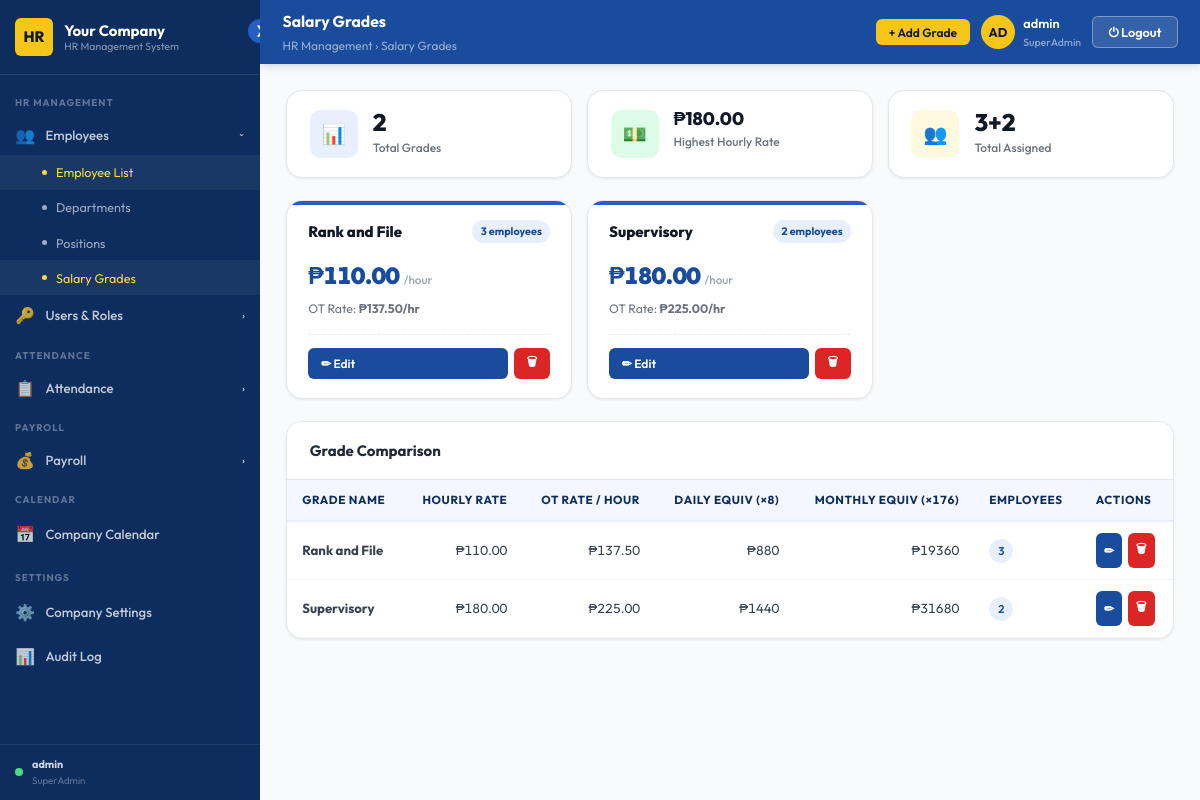
Page /employees/salary-grades/ (signed in) on the committed database.
### employees/models.py (models this page shows, shortened)
class SalaryGrade(models.Model):
    name          = models.CharField(max_length=100)
    hourly_rate   = models.DecimalField(max_digits=10, decimal_places=4, default=0)
    overtime_rate = models.DecimalField(max_digits=10, decimal_places=4, default=0)
    base_salary   = models.DecimalField(max_digits=12, decimal_places=2, default=0)
    created_at    = models.DateTimeField(auto_now_add=True)

### employees/views.py (the view)
@admin_required
def salary_grades_view(request):
    salary_grades = SalaryGrade.objects.annotate(
        employees_count=Count('employee')
    ).order_by('base_salary')
    return render(request, 'hrms/salary_grades.html', {
        'salary_grades': salary_grades,
        **_branding(),
    })

### accounts/access.py (called while the page is built, shortened)
def role_display_name(role):
    name = role.name if hasattr(role, 'name') else role
    return ROLE_DISPLAY_NAMES.get(name, name or 'No Role')

def get_user_role(user):
    if not user or not user.is_authenticated:
        return None
    if user.is_superuser:
        return _MockRole(SUPERADMIN)

def has_admin_role(user):
    role = get_user_role(user)
    return role is not None and role.name in ADMIN_ROLES

def admin_required(view_func=None, *, roles=None, redirect_url=None):
    allowed = set(roles) if roles else ADMIN_ROLES
    redir   = redirect_url or '/attendance/'
    def decorator(fn):
        @wraps(fn)
        @login_required(login_url='/login/')
        def wrapper(request, *args, **kwargs):
            role = get_user_role(request.user)
            if role and role.name in allowed:
                return fn(request, *args, **kwargs)
            return render(request, 'hrms/403.html', status=403)
        return wrapper
    if view_func is not None:
        return decorator(view_func)
    return decorator

    def __call__(self, request):
        path = request.path
        if path in PUBLIC_PATHS:
            return self.get_response(request)
        if any(path.startswith(p) for p in PUBLIC_PREFIXES):
            return self.get_response(request)
        if any(path.startswith(p) for p in self.ADMIN_PREFIXES):
            if not request.user.is_authenticated:
                return redirect(f'/login/?next={path}')
            if not has_admin_role(request.user):
                return render(request, 'hrms/403.html', status=403)
        return self.get_response(request)

### accounts/context_processors.py (called while the page is built, shortened)
def user_role(request):
    role = get_user_role(request.user)
    role_name = role.name if role else ''
    return {
        'user_role':       role,
        'user_role_label': role_display_name(role) if role else None,
        'is_super_admin':  role_name == 'SuperAdmin',
        'is_hr_admin':     role_name in {'SuperAdmin', 'HRAdmin'},
        'is_normal_admin': role_name == 'StaffAdmin',
    }

### employees/views.py (called while the page is built)
def _branding():
    try:
        s = CompanySettings.objects.first()
        if s:
            return {
                'company_name':     s.company_name,
                'company_initials': s.company_initials,
                'company_logo':     s.company_logo.url if s.company_logo else '',
            }
    except Exception:
        pass
    return {
        'company_name':     'Your Company',
        'company_initials': 'HR',
        'company_logo':     '',
    }

### templates/hrms/salary_grades.html (shortened to what this page needs)
{% extends "hrms/admin_base.html" %}
{% load static %}
{% block page_title %}Salary Grades{% endblock %}
{% block breadcrumb %}HR Management › Salary Grades{% endblock %}
{% block header_actions %}
  <button class="btn btn-gold btn-sm" onclick="openModal('add-grade-modal')">+ Add Grade</button>
{% endblock %}
{% block content %}
<div style="display:grid;grid-template-columns:repeat(3,1fr);gap:1rem;margin-bottom:1.5rem;">
  <div class="stat-card">
    <div class="stat-icon blue">📊</div>
    <div><div class="stat-num">{{ salary_grades|length }}</div><div class="stat-label">Total Grades</div></div>
  </div>
  <div class="stat-card">
    <div class="stat-icon green">💵</div>
    <div>
      <div class="stat-num" style="font-size:1.2rem;">
        ₱{% for sg in salary_grades %}{% if forloop.last %}{{ sg.hourly_rate|floatformat:"2" }}{% endif %}{% endfor %}
      </div>
      <div class="stat-label">Highest Hourly Rate</div>
    </div>
  </div>
  <div class="stat-card">
    <div class="stat-icon gold">👥</div>
    <div>
      <div class="stat-num">{% for sg in salary_grades %}{{ sg.employees_count|add:0 }}{% if not forloop.last %}+{% endif %}{% endfor %}</div>
      <div class="stat-label">Total Assigned</div>
    </div>
  </div>
</div>
<div class="grades-grid">
  {% for sg in salary_grades %}
  <div class="grade-card">
    <div class="grade-card-header">
      <div class="grade-name">{{ sg.name }}</div>
      <span class="grade-emp-count">{{ sg.employees_count }} employee{{ sg.employees_count|pluralize }}</span>
    </div>
    <div class="grade-salary">₱{{ sg.hourly_rate|floatformat:"2" }} <span>/hour</span></div>
    <div class="grade-ot">OT Rate: <strong>₱{{ sg.overtime_rate|floatformat:"2" }}/hr</strong></div>
    <div class="grade-actions">
      <button class="btn btn-primary btn-sm" style="flex:1;" onclick="editGrade({{ sg.id }}, '{{ sg.name }}', '{{ sg.hourly_rate }}', '{{ sg.overtime_rate }}')">✏ Edit</button>
      <button class="btn btn-danger btn-sm" onclick="deleteGrade({{ sg.id }}, '{{ sg.name }}', {{ sg.employees_count }})">🗑</button>
    </div>
  </div>
  {% empty %}
  <div style="grid-column:1/-1;text-align:center;padding:3rem;color:var(--gray-400);">
    <div style="font-size:2.5rem;margin-bottom:.75rem;">📊</div>
    No salary grades defined yet.
  </div>
  {% endfor %}
</div>
{% if salary_grades %}
<div class="card">
  <div class="card-header"><h3>Grade Comparison</h3></div>
  <div class="table-wrap">
    <table class="data-table grade-comparison">
      <thead>
        <tr>
          <th>Grade Name</th>
          <th class="num">Hourly Rate</th>
          <th class="num">OT Rate / Hour</th>
          <th class="num">Daily Equiv (×8)</th>
          <th class="num">Monthly Equiv (×176)</th>
          <th>Employees</th>
          <th>Actions</th>
        </tr>
      </thead>
      <tbody>
        {% for sg in salary_grades %}
        <tr>
          <td><strong>{{ sg.name }}</strong></td>
          <td class="num">₱{{ sg.hourly_rate|floatformat:"2" }}</td>
          <td class="num">₱{{ sg.overtime_rate|floatformat:"2" }}</td>
          <td class="num">₱{% widthratio sg.hourly_rate 1 8 %}</td>
          <td class="num">₱{% widthratio sg.hourly_rate 1 176 %}</td>
          <td>
            <span class="badge badge-blue">{{ sg.employees_count }}</span>
          </td>
          <td>
            <div style="display:flex;gap:.35rem;">
              <button class="btn btn-primary btn-sm btn-icon" onclick="editGrade({{ sg.id }}, '{{ sg.name }}', '{{ sg.hourly_rate }}', '{{ sg.overtime_rate }}')">✏</button>
              <button class="btn btn-danger btn-sm btn-icon" onclick="deleteGrade({{ sg.id }}, '{{ sg.name }}', {{ sg.employees_count }})">🗑</button>
            </div>
          </td>
        </tr>
        {% endfor %}
      </tbody>
    </table>
  </div>
</div>
{% endif %}
{% endblock %}

### templates/hrms/admin_base.html (shortened to what this page needs)
{% load static %}
<!DOCTYPE html>
<html lang="en">
<head>
  <link rel="stylesheet" href="{% static 'css/base.css' %}"/>
</head>
<body>
<div class="admin-layout">
  <aside class="sidebar" id="sidebar">
    <button class="sidebar-toggle" id="sidebar-toggle" title="Toggle Sidebar">❯</button>
    <div class="sidebar-logo">
      <div class="logo-mark" id="logo-mark">
        {% if company_logo %}
          <img src="{{ company_logo }}" alt="Logo"
               style="width:100%;height:100%;object-fit:cover;border-radius:var(--radius-sm);">
        {% else %}
          {{ company_initials|default:"HR" }}
        {% endif %}
      </div>
      <div class="logo-text">
        {{ company_name|default:"Your Company" }}
        <span>HR Management System</span>
      </div>
    </div>
    <nav class="sidebar-nav" id="sidebar-nav">
      <div class="nav-section">
        <div class="nav-section-label">HR Management</div>
        <button class="nav-group-toggle" data-group="nav-hr">
          <span class="icon">👥</span><span class="label">Employees</span><span class="chevron">›</span>
        </button>
        <div class="nav-submenu" id="nav-hr">
          <a href="{% url 'employees:list' %}">Employee List</a>
          <a href="{% url 'employees:departments' %}">Departments</a>
          <a href="{% url 'employees:positions' %}">Positions</a>
          <a href="{% url 'employees:salary_grades' %}">Salary Grades</a>
        </div>
        {% if is_super_admin %}
        <button class="nav-group-toggle" data-group="nav-users">
          <span class="icon">🔑</span><span class="label">Users & Roles</span><span class="chevron">›</span>
        </button>
        {% endif %}
      </div>
      <div class="nav-section">
        <div class="nav-section-label">Attendance</div>
        <button class="nav-group-toggle" data-group="nav-att">
          <span class="icon">📋</span><span class="label">Attendance</span><span class="chevron">›</span>
        </button>
      </div>
      <div class="nav-section">
        <div class="nav-section-label">Payroll</div>
        <button class="nav-group-toggle" data-group="nav-payroll">
          <span class="icon">💰</span><span class="label">Payroll</span><span class="chevron">›</span>
        </button>
      </div>
      <div class="nav-section">
        <div class="nav-section-label">Calendar</div>
        <a class="nav-link" href="{% url 'calendar_app:index' %}">
          <span class="icon">📅</span><span class="label">Company Calendar</span>
        </a>
      </div>
      {% if is_super_admin %}
      <div class="nav-section">
        <div class="nav-section-label">Settings</div>
        <a class="nav-link" href="{% url 'employees:company_settings' %}">
          <span class="icon">⚙️</span><span class="label">Company Settings</span>
        </a>
        <a class="nav-link" href="{% url 'accounts:audit_log' %}">
          <span class="icon">📊</span><span class="label">Audit Log</span>
        </a>
      </div>
      {% endif %}
    </nav>
    <div style="padding:.75rem 1rem;border-top:1px solid rgba(255,255,255,.08);
                display:flex;align-items:center;gap:.6rem;">
      <div style="width:8px;height:8px;border-radius:50%;background:#4ADE80;flex-shrink:0;"></div>
      <div style="overflow:hidden;">
        <div style="font-size:.72rem;font-weight:700;color:rgba(255,255,255,.8);
                    white-space:nowrap;overflow:hidden;text-overflow:ellipsis;">
          {{ request.user.get_full_name|default:request.user.username }}
        </div>
        <div style="font-size:.65rem;color:rgba(255,255,255,.35);">
          {% if user_role %}{{ user_role.name }}{% else %}No Role{% endif %}
        </div>
      </div>
    </div>
  </aside>
  <div style="flex:1;display:flex;flex-direction:column;">
    <header class="admin-header" id="admin-header">
      <div>
        <div class="header-title">{% block page_title %}Dashboard{% endblock %}</div>
        <div class="header-breadcrumb">{% block breadcrumb %}Home{% endblock %}</div>
      </div>
      <div class="header-right">
        {% block header_actions %}{% endblock %}
        <div class="header-user">
          <div class="header-avatar">{{ request.user.username|slice:":2"|upper }}</div>
          <div>
            <div style="font-size:.85rem;font-weight:600;color:var(--white);">
              {{ request.user.get_full_name|default:request.user.username }}
            </div>
            {% if user_role %}
            <div style="font-size:.7rem;color:rgba(255,255,255,.5);">
              {{ user_role.name }}
            </div>
            {% endif %}
          </div>
        </div>
        <button class="btn-logout" onclick="confirmLogout()">⏻ Logout</button>
      </div>
    </header>
    <main class="admin-content" id="admin-content">
      {% block content %}{% endblock %}
    </main>
  </div>
</div>
</body>
</html>

### templates/hrms/salary_grades.html (style rules this page uses)
.grades-grid { display: grid; grid-template-columns: repeat(auto-fill, minmax(280px,1fr)); gap: 1rem; margin-bottom: 1.5rem; }
.grade-card { background: var(--white); border: 1.5px solid var(--gray-200); border-radius: var(--radius-lg); padding: 1.25rem 1.4rem; box-shadow: var(--shadow-sm); position: relative; overflow: hidden; transition: all .2s; }
.grade-card::before { content: ''; position: absolute; top:0; left:0; right:0; height:4px; background: var(--blue-700); }
.grade-card-header { display:flex; align-items:flex-start; justify-content:space-between; margin-bottom: .85rem; }
.grade-name { font-size: 1rem; font-weight: 800; color: var(--gray-900); }
.grade-emp-count { background: var(--blue-100); color: var(--blue-800); font-size: .72rem; font-weight: 700; padding: .2rem .55rem; border-radius: 20px; }
.grade-salary { font-size: 1.55rem; font-weight: 900; color: var(--blue-800); font-variant-numeric: tabular-nums; }
.grade-salary span { font-size: .78rem; font-weight: 500; color: var(--gray-400); }
.grade-ot { font-size: .82rem; color: var(--gray-500); margin-top: .35rem; }
.grade-actions { display: flex; gap: .4rem; margin-top: 1rem; padding-top: .85rem; border-top: 1px dashed var(--gray-200); }
.grade-comparison th.num, .grade-comparison td.num { text-align:right; font-variant-numeric:tabular-nums; }

### rows in the picture
SalaryGrade: hourly_rate "180.00", employees_count|add "2", name "Supervisory", employees_count "2", overtime_rate "225.00", hourly_rate "1440", hourly_rate "31680"
SalaryGrade: employees_count|add "3", name "Rank and File", employees_count "3", hourly_rate "110.00", overtime_rate "137.50", hourly_rate "880", hourly_rate "19360"

### other values in the picture
{{ company_initials|default:"HR" }} "HR"
{{ company_name|default:"Your Company" }} "Your Company"
{{ request.user.get_full_name|default:request.user.username }} "admin"
{{ user_role.name }} "SuperAdmin"
{{ request.user.username|slice:":2"|upper }} "AD"
{{ salary_grades|length }} "2"
